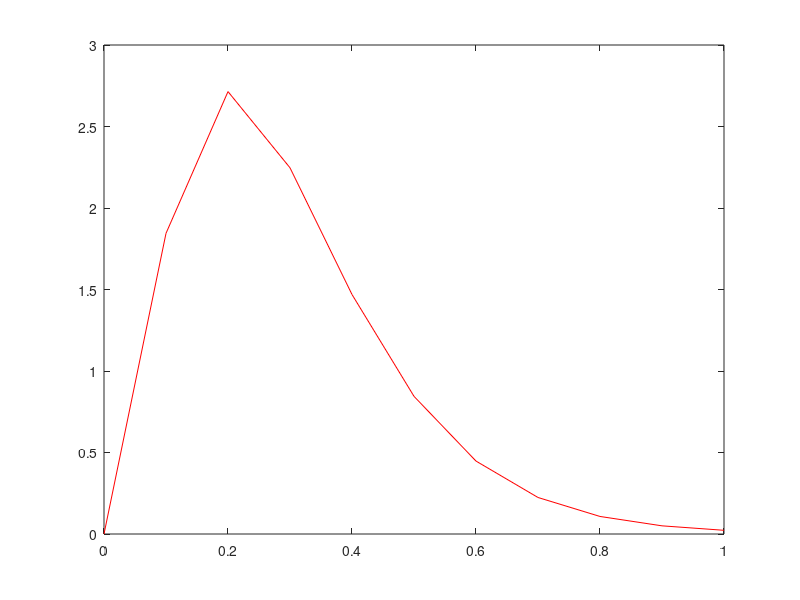

The MATLAB script that drew this image: (Note: this script raises an error after producing the figure.)
% Copyright (c) 2021 Francesca Scarabel
% This code is distributed under the MIT license, see LICENSE.txt for 
% licensing information. 
% 
% If using this code, please cite 
% Scarabel, Diekmann, Vermiglio, Numerical bifurcation analysis of renewal
% equations via pseudospectral approximation, available at 
% https://arxiv.org/abs/2012.05364

% MC_example21
% command line instructions for MatCont continuation of the system defined
% in PS_example21.m

clear;
clearvars -global cds
close all

% Discretization parameters
M=40;

% Initial parameter values
d1=1; d2=0; % dimension of RE and DDE, respectively
loggamma=-1;
q=0.6;
tau=1;

par=[loggamma,q,tau,M]';

%% Computation of Fourier coefficients

k=3; theta=0.1; 
kernel_shape = @(s) s.^(k-1).*exp(-s./theta).*(s<=tau);
kernel = @(s) kernel_shape(s)/integral(@(sigma) kernel_shape(sigma),0,tau);
figure(23)
plot(0:0.1:tau, kernel(0:0.1:tau),'r')

n_quad = M-1; %2*M; %max([M,20]);
[QuadWeights,QuadNodes,~,~]=cheb_delay(n_quad,-tau,0);
kernel_shape = @(s) s.^(k-1).*exp(-s./theta).*(s<=tau);
norm_const = QuadWeights*kernel_shape(-QuadNodes); %integral(@(sigma) kernel_shape(sigma),0,tau);
kernel = @(s) kernel_shape(s)/norm_const;
hold on
plot(0:0.1:tau, kernel(0:0.1:tau),'b')

%figure(10); clf
%plot(0:0.01:1, kernel(0:0.01:1));

for nn=1:5
    Fourier(nn) = 2*integral(@(s) kernel(s).*sin(2*pi*nn*s),0,1)
end

%%
% Approximated equilibrium corresponding to par
xeq=0;
yeq=[];

% Continuation parameters
ap1=1; % index of the continuation parameter in the vector par
%ap2=2;
%ap3=3;
TOL=1e-10;
TestTOL=1e-6;

%% Continuation process

MM=d1*M+d2*(M+1); % dimension of the approximating ODE system
handles=feval(@PS_prelude);
opt=contset;
global cds;

%% Equilibrium continuation from initial point [xeq;yeq]

display('Starting equilibrium continuation from initial point');
par0=par;

% set options
opt=contset(opt,'Singularities',1);
opt=contset(opt,'FunTolerance',TOL); opt=contset(opt,'VarTolerance',TOL);
opt=contset(opt,'TestTolerance',TestTOL);
opt=contset(opt,'Eigenvalues',1);
opt=contset(opt,'MaxNumPoints',100);
% opt=contset(opt,'MaxStepsize',1e-1);

opt=contset(opt,'Backward',0);
state_eq=feval(handles{1},M,xeq,yeq); % initializes equilibrium vector
[x0,v0]=init_EP_EP(@PS_prelude,state_eq,par0,ap1);
[xe,ve,se,he,fe]=cont(@equilibrium,x0,v0,opt); xe(end,end)
while ((length(se)<3) && xe(end,end)< 10)
    [xe,ve,se,he,fe]=cont(xe,ve,se,he,fe,cds); xe(end,end)
end

figure(1); clf;
cpl(xe,ve,se,[MM+1 1]);
hold on;

%% Detection of singular points
% xe,ve,se,he,fe = output of previous continuation
% par = current parameter vector
% ap1 = index of continuation parameter in vector par

% BP, branching point
BP_index=[];
for ii=1:length(se)
    if strcmp(se(ii).label,'BP')==1
        BP_index=se(ii).index;
        sBP=se(ii);
        break;
    end
end
par(ap1)=xe(end,BP_index);
BP=xe(1:MM,BP_index);

xeBP=xe; veBP=ve; seBP=se; heBP=he; feBP=fe;
parBP=par;

%% Equilibrium continuation from BP
% BP = vector of variables at BP
% parBP = parameter vector at BP
% sBP = information about BP from previous continuation
display('Starting equilibrium continuation from BP');

% set options
opt=contset(opt,'MaxNumPoints',500);

opt=contset(opt,'Backward',0);
% 
% % detection of the equilibrium (or limit cycle) at selected points
% UserInfo.name='userf'; UserInfo.state=1; UserInfo.label='P ';
% opt=contset(opt,'Userfunctions',1);
% opt=contset(opt,'UserfunctionsInfo',UserInfo);

[x0,v0]=init_BP_EP(@PS_prelude,BP,parBP,sBP,0.001);
[xe,ve,se,he,fe]=cont(@equilibrium,x0,v0,opt); xe(end,end)
jj=1;
while ((length(se)<3) && xe(end,end)<4 && jj<5)
    [xe,ve,se,he,fe]=cont(xe,ve,se,he,fe,cds); xe(end,end)
    jj=jj+1;
end

if xe(end,end)<0
    opt=contset(opt,'Backward',1);
    [x0,v0]=init_BP_EP(@PS_prelude,BP,parBP,sBP,0.001);
    [xe,ve,se,he,fe]=cont(@equilibrium,x0,v0,opt); xe(end,end)
    jj=1;
    while ((length(se)<3) && xe(end,end)<10 && jj<5)
        [xe,ve,se,he,fe]=cont(xe,ve,se,he,fe,cds); xe(end,end)
        jj=jj+1;
    end
    opt=contset(opt,'Backward',0);
end

%% Plot
figure(1)
cpl(xe,ve,se,[MM+1 1]);
xlabel('beta');
title('Bifurcation prelude')

% Plot of bifurcation diagram of first component
angles = pi*(2*[1:M]'-1)/(2*M); 
Nodes = [0;0.5*tau*cos(angles)-0.5*tau];
DD = poldif(Nodes,1);
DM = DD(2:end,2:end);

p = pi*(2*(0:M-1)'+1)/(2*M);
x=[1;sin(pi/2-p)]; % nodes with addition of 1 % either cos(p) or sin (pi/2-p) 
X=repmat(x,1,M+1);
dX=X-X';
c=[2^(M-1)/M*prod(dX(1,2:end)); ((-1).^(0:M-1)').*dX(2:end,1)./sin(p)];
D=(c*(1./c'))./(dX+(eye(M+1)));
D=D-diag(sum(D')); % differentiation matrix
% scaling
Nodes = 0.5*tau*(x-1);
DM = 2/tau*D(2:end,2:end);

n_quad = M-1;
[QuadWeights,QuadNodes]=cheb_quad(nquad,-tau,0);

b0 = zeros(size(xe,2),1);
for index_sol = 1:size(xe,2)
   
    derb = DM*xe(1:end-1,index_sol);
    der_quad = polint(Nodes(2:end),derb,QuadNodes);
    int1 = QuadWeights*(kernel(-QuadNodes).*der_quad);

    FM = exp(xe(end,index_sol))*(1-QuadWeights*der_quad)*int1;
    b0(index_sol) = FM; % select component in node -tau
end

figure(10)
plot(xe(end,:),b0,'b');
hold on

for ii=2:length(se)-1
    index=se(ii).index;
    plot(xe(end,index),b0(index),'or');
end

% Plot of eigenvalues at selected points
num_hopf=0; % used only to select first Hopf point
for jj=1:size(se,1)
    index = se(jj).index;
    if strcmp(se(jj).label,'P ')==1
        figure
        lambda=fe(:,index);
        plot(real(lambda),imag(lambda),'o');
        title(['Eigenvalues, M=',num2str(M),', log(gamma)= ',num2str(xe(end,index))]);
        % savefig([num2str(M),'_eig_gamma',num2str(round(xe(end,index)))]);
    elseif (strcmp(se(jj).label,'H ')==1)
        figure
        lambda=fe(:,index);
        plot(real(lambda),imag(lambda),'o');
        title(['Eigenvalues at H, M=',num2str(M),', gamma= ',num2str(xe(end,index))]);
        % savefig([num2str(M),'_eig_H_',num2str(num_hopf)]);
        num_hopf=num_hopf+1;
    end
end

%% Detection of singular points
% H, Hopf point

num_hopf=0;
H_index=[];
for ii=1:size(se)
    if strcmp(se(ii).label,'H ')==1
        num_hopf=num_hopf+1;
%        Hopf(M,num_hopf) = xe(end,se(ii).index);
        if num_hopf==1
            H_index=se(ii).index;
        end
    end
end
par(ap1)=xe(end,H_index);
H=xe(1:MM,H_index);

xeH=xe; veH=ve; seH=se; heH=he; feH=fe;
parH=par;


%% Limit cycle continuation from H
% H = vector of variables at H
% parH = parameter vector at H
% ap1 = index of continuation parameter in vector par
display('Starting LC continuation from H');

% set options
TestTOL=1e-6; TOL=1e-6;
opt=contset(opt,'FunTolerance',TOL); opt=contset(opt,'VarTolerance',TOL);
opt=contset(opt,'TestTolerance',TestTOL);

opt=contset(opt,'MaxNumPoints',100);
opt=contset(opt,'Singularities',1);
opt=contset(opt,'Multipliers',1);
opt=contset(opt,'MaxStepSize',0.1);
%opt=contset(opt,'MaxStepSize',5e-2); % M=15
%opt=contset(opt,'Adapt',3);

ntst=40; % number of intervals
ncol=4; % degree of polynomial

% % detection of the equilibrium (or limit cycle) at selected points
% opt=contset(opt,'Userfunctions',1);
% opt=contset(opt,'UserfunctionsInfo',UserInfo);

[x0,v0]=init_H_LC(@PS_prelude,H,parH,ap1,0.1,ntst,ncol);
[xlc,vlc,slc,hlc,flc]= cont(@limitcycle,x0,v0,opt); xlc(end,end)
% jj=0;
% while (xlc(end,end)<4 && jj<10)
%     [xlc,vlc,slc,hlc,flc]= cont(xlc,vlc,slc,hlc,flc,cds); xlc(end,end)
%     jj=jj+1;
% end

% save([num2str(M),'_prelude_ntst_',num2str(ntst)]);

%% Plot max and min periodic solutions
Per_Solutions = zeros(ntst*ncol+1,size(xlc,2));
for ind_persol=1:size(xlc,2)
    for ind_mesh=1:ntst*ncol+1
        % BB=DM*xlc((ind_mesh-1)*(MM*ncol)+1:(ind_mesh-1)*(MM*ncol)+MM,ind_persol);
        % b0_per(ind_mesh)=polint(tau_max*UnitNodes(2:end),BB,0);
        derb = DM*xlc((ind_mesh-1)*MM+1:(ind_mesh-1)*MM+MM,ind_persol);
        der_quad = polint(Nodes(2:end),derb,QuadNodes);
        int1 = QuadWeights*(kernel(-QuadNodes).*der_quad);
        FM = exp(xlc(end,ind_persol))*(1-QuadWeights*der_quad)*int1;
        b0_per = FM;
        Per_Solutions(ind_mesh,ind_persol) = b0_per;

    end
        
end
    
upperbound=max(Per_Solutions);
lowerbound=min(Per_Solutions);

figure(10)
plot(xlc(end,:),upperbound,'g',xlc(end,:),lowerbound,'g');

for ii=2:length(slc)-1
    index=slc(ii).index;
    plot(xlc(end,index),upperbound(index),'or',xlc(end,index),lowerbound(index),'or');
end

% savefig([num2str(M),'_bif_ntst_',num2str(ntst)]);

%% save one periodic solution
index_per = 83;
for jj=1:ntst
Mesh(ncol*(jj-1)+1:ncol*jj+1) = linspace(flc(jj,index_per),flc(jj+1,index_per),ncol+1);
end
figure
plot(Mesh,Per_Solutions(:,index_per))

%%

ind_PD=1;
for jj=1:size(slc,1)
    index = slc(jj).index;
    if strcmp(slc(jj).label,'P ')==1
        figure
        lambda=flc(ntst+2:end,index);
        plot(real(lambda),imag(lambda),'o');
        title(['Multipliers, M=',num2str(M),', log(gamma)= ',num2str(xlc(end,index))]);
        % savefig([num2str(M),'_mult_gamma',num2str(round(xlc(end,index)))]);
    elseif strcmp(slc(jj).label,'PD ')==1 && ind_PD==1
        figure
        lambda=flc(ntst+2:end,index);
        plot(real(lambda),imag(lambda),'o');
        title(['Multipliers at PD, M=',num2str(M),', gamma= ',num2str(xlc(end,index))]);
        % savefig([num2str(M),'_mult_PD_ntst_',num2str(ntst)]);
        ind_PD=ind_PD+1;
    end
end



function [w,x]=cheb_quad(N,a,b)
% Output:
% x - N+1 Chebyshev nodes on [a,b] (x_0=a, x_N=b),
% w - weights of the quadrature formula in [a,b],
% see Trefethen 2000

    p=pi*(0:N)'/N;
    x=((a-b)*cos(p)+b+a)/2;

    % Quadrature weights
    w=zeros(1,N+1);
    ii=2:N;
    v=ones(N-1,1);
    if mod(N,2)==0
        w(1)=1/(N^2-1);
        w(N+1)=w(1);
        for k=1:N/2-1
            v=v-2*cos(2*k*p(ii))/(4*k^2-1);
        end
        v=v-cos(N*p(ii))/(N^2-1);
    else
        w(1)=1/N^2;
        w(N+1)=w(1);
        for k=1:(N-1)/2
            v=v-2*cos(2*k*p(ii))/(4*k^2-1);
        end
    end
    w(ii)=2*v/N;
    w=w*abs(b-a)/2;

end
